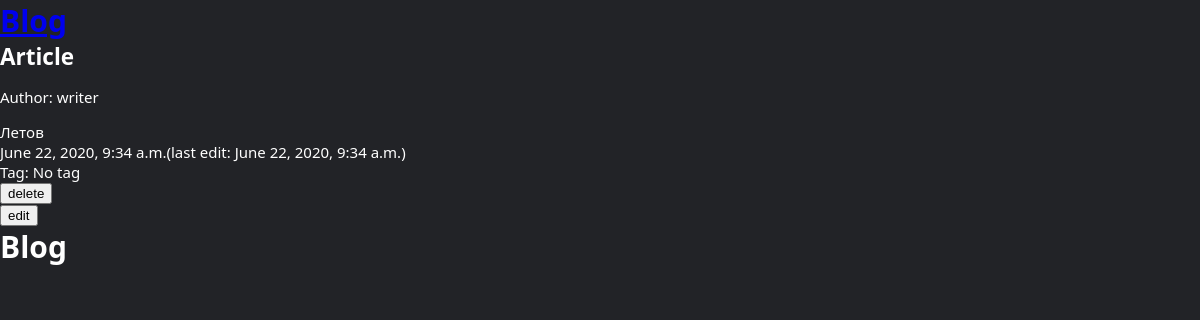
The app's page /blog/my_page/Article/ (signed in) with its own data.
### blog/models.py (models this page shows, shortened)
class Article(Model):
    author = ForeignKey('Writer', on_delete=CASCADE)
    name = CharField(max_length=70)
    text = CharField(max_length=10000)
    image = ImageField(upload_to='media/articles/images')
    tag = ForeignKey('Tag', on_delete=CASCADE, null=True)
    pub_date = DateTimeField()
    last_edit = DateTimeField()

class Writer(Model):
    name = CharField(max_length=50)
    bio = CharField(max_length=1000, default='')
    age = IntegerField()
    image = ImageField(upload_to='media/writers/images', default='media/writers/images/default.jpg')

class Tag(Model):
    name = CharField(max_length=70)

### blog/views.py (the view, shortened to what this page needs)
# urls.py: path('my_page/<str:article_name>/', my_article, name='my_article'),
def my_article(request, article_name):
    template = 'blog/my_article.html'
    if not request.user.is_authenticated:
        return HttpResponse('<h1>401 unauthorized</h1>', status=401)
    if request.method == 'GET':
        writer = get_object_or_404(Writer, name=request.user.username)
        article = writer.article_set.get(name=article_name)
        context = {
            'author': article.author,
            'name': article.name,
            'text': article.text,
            'tag': article.tag,
            'pub_date': article.pub_date,
            'last_edit': article.last_edit,
            'comments': Comment.objects.filter(article=article),
            'form1': DeleteButton,
            'form2': EditButton,
        }
        return render(request, template, context)

### blog/templates/blog/my_article.html (shortened to what this page needs)
<!DOCTYPE html>
<html lang="en">
<head>
    {% load static %}
    <link rel="stylesheet" type="text/css" href="{% static 'blog/article.css' %}">
</head>
<body>
    <header>
        <a href="{% url 'blog:index' %}" class="to_index"><h1>Blog</h1></a>
    </header>
    <div class="main">
        <div class="article_name">
            <h2>{{ name }}</h2>
        </div>
        <div class="author_name">
            <p>Author: {{ author.name }}</p>
        </div>
        <div class="text_place">
            <div class="text">
                <span>{{ text }}</span>
            </div>
        </div>
        <div class="pub_date">
            <span>{{ pub_date }}(last edit: {{ last_edit }})</span>
        </div>
        <span>Tag: {{ tag.name }}</span>
        <form action="{% url 'blog:my_article' name %}" method='post'>
            <input type='submit' value='delete'>
        </form>
        <form action="{% url 'blog:my_article' name %}" method='post'>
            <input type='submit' value='edit'>
        </form>
    </div>
    <footer>
        <h1>Blog</h1>
    </footer>
</body>
</html>

### blog/static/blog/article.css (style rules this page uses)
body { background-color: #222327; margin: 0; padding: 0; color:#fff; font-size:15px; font-family: "Noto Sans"; }
*, *:before, *:after { box-sizing: border-box; }
h1,h2,h3,h4,h5,h6 { margin: 0; }

### records on screen
Article: name "Article", text "Летов", pub_date "June 22, 2020, 9:34 a.m.", last_edit "June 22, 2020, 9:34 a.m."
Writer: name "writer"
Tag: name "No tag"
